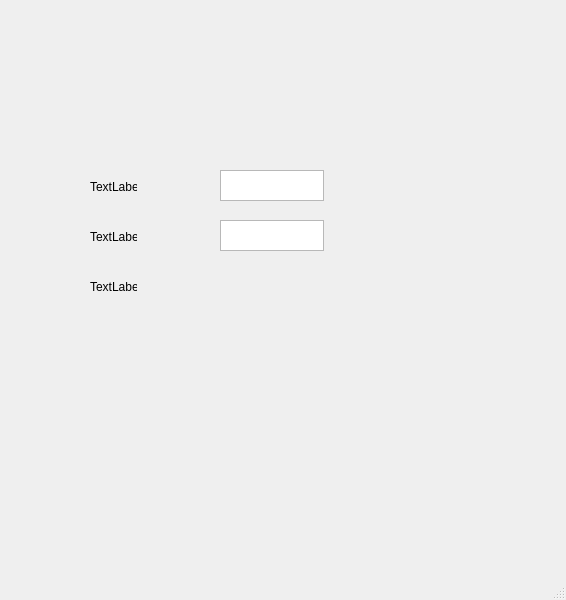
<?xml version="1.0" encoding="UTF-8"?>
<ui version="4.0">
 <class>MainWindow</class>
 <widget class="QMainWindow" name="MainWindow">
  <property name="geometry">
   <rect>
    <x>0</x>
    <y>0</y>
    <width>566</width>
    <height>600</height>
   </rect>
  </property>
  <property name="windowTitle">
   <string>MainWindow</string>
  </property>
  <widget class="QWidget" name="centralwidget">
   <widget class="QLabel" name="label">
    <property name="geometry">
     <rect>
      <x>90</x>
      <y>180</y>
      <width>47</width>
      <height>13</height>
     </rect>
    </property>
    <property name="text">
     <string>TextLabel</string>
    </property>
   </widget>
   <widget class="QTextEdit" name="textEdit">
    <property name="geometry">
     <rect>
      <x>220</x>
      <y>170</y>
      <width>104</width>
      <height>31</height>
     </rect>
    </property>
   </widget>
   <widget class="QLabel" name="label_2">
    <property name="geometry">
     <rect>
      <x>90</x>
      <y>230</y>
      <width>47</width>
      <height>13</height>
     </rect>
    </property>
    <property name="text">
     <string>TextLabel</string>
    </property>
   </widget>
   <widget class="QTextEdit" name="textEdit_2">
    <property name="geometry">
     <rect>
      <x>220</x>
      <y>220</y>
      <width>104</width>
      <height>31</height>
     </rect>
    </property>
   </widget>
   <widget class="QLabel" name="label_3">
    <property name="geometry">
     <rect>
      <x>90</x>
      <y>280</y>
      <width>47</width>
      <height>13</height>
     </rect>
    </property>
    <property name="text">
     <string>TextLabel</string>
    </property>
   </widget>
  </widget>
  <widget class="QStatusBar" name="statusbar"/>
 </widget>
 <resources/>
 <connections/>
</ui>
